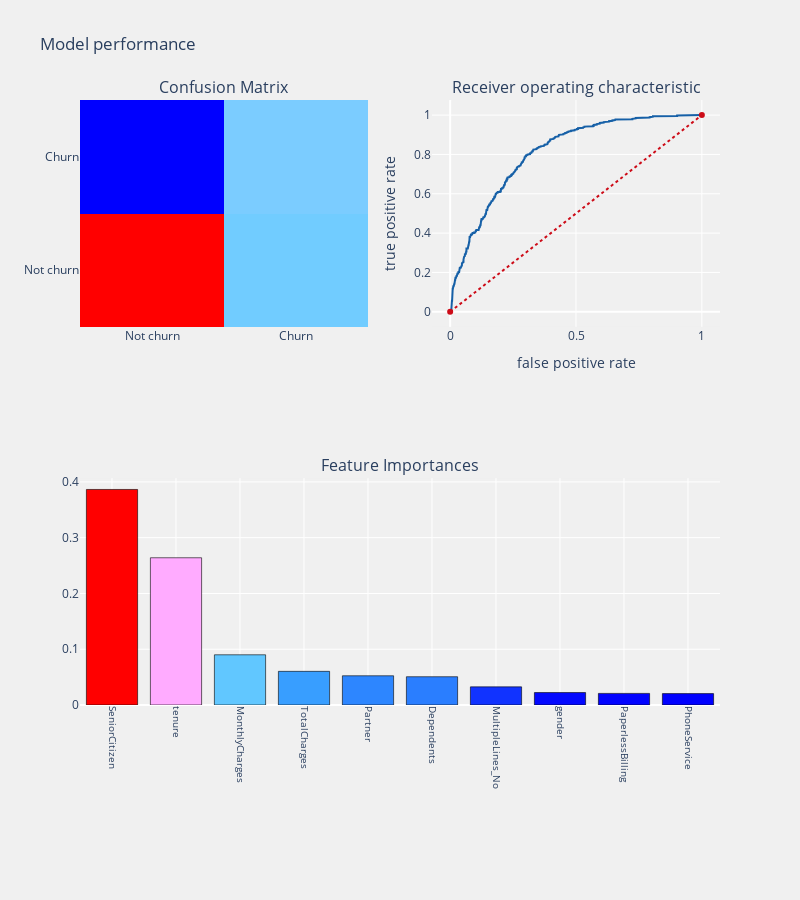

Notebook code cell kept with this figure:
### Code cell
telecom_churn_prediction(GBClassifier_selected, X_selected, X_test_selected, y_train_os.values.ravel(), y_test.values.ravel(),
                         cols,'features', threshold_plot = False)

### Figure 1 — Plotly figure (JSON) as saved in the notebook; plotly's stock layout.template omitted (floating-point values rounded to 4 significant figures; data arrays with more than 128 entries replaced by an {"elided": "..."} marker saying what was removed)
{"data": [{"colorscale": [[0, "rgb(0,0,255)"], [0.1, "rgb(51,153,255)"], [0.2, "rgb(102,204,255)"], [0.3, "rgb(153,204,255)"], [0.4, "rgb(204,204,255)"], [0.5, "rgb(255,255,255)"], [0.6, "rgb(255,204,255)"], [0.7, "rgb(255,153,255)"], [0.8, "rgb(255,102,204)"], [0.9, "rgb(255,102,102)"], [1, "rgb(255,0,0)"]], "name": "matrix", "showscale": false, "type": "heatmap", "x": ["Not churn", "Churn"], "xaxis": "x", "y": ["Not churn", "Churn"], "yaxis": "y", "z": [[959, 323], [141, 338]]}, {"line": {"color": "rgb(22, 96, 167)", "width": 2}, "name": "Roc : 0.7268433326059557", "type": "scatter", "x": {"elided": "605 float values"}, "xaxis": "x2", "y": {"elided": "605 float values"}, "yaxis": "y2"}, {"line": {"color": "rgb(205, 12, 24)", "dash": "dot", "width": 2}, "type": "scatter", "x": [0, 1], "xaxis": "x2", "y": [0, 1], "yaxis": "y2"}, {"marker": {"color": [0.3864, 0.264, 0.09002, 0.06035, 0.0524, 0.05069, 0.03255, 0.02231, 0.02081, 0.02044], "colorscale": [[0, "rgb(0,0,255)"], [0.1, "rgb(51,153,255)"], [0.2, "rgb(102,204,255)"], [0.3, "rgb(153,204,255)"], [0.4, "rgb(204,204,255)"], [0.5, "rgb(255,255,255)"], [0.6, "rgb(255,204,255)"], [0.7, "rgb(255,153,255)"], [0.8, "rgb(255,102,204)"], [0.9, "rgb(255,102,102)"], [1, "rgb(255,0,0)"]], "line": {"color": "black", "width": 0.6}}, "name": "coefficients", "type": "bar", "x": ["SeniorCitizen", "tenure", "MonthlyCharges", "TotalCharges", "Partner", "Dependents", "MultipleLines_No", "gender", "PaperlessBilling", "PhoneService"], "xaxis": "x3", "y": [0.3864, 0.264, 0.09002, 0.06035, 0.0524, 0.05069, 0.03255, 0.02231, 0.02081, 0.02044], "yaxis": "y3"}], "layout": {"annotations": [{"font": {"size": 16}, "showarrow": false, "text": "Confusion Matrix", "x": 0.225, "xanchor": "center", "xref": "paper", "y": 1, "yanchor": "bottom", "yref": "paper"}, {"font": {"size": 16}, "showarrow": false, "text": "Receiver operating characteristic", "x": 0.775, "xanchor": "center", "xref": "paper", "y": 1, "yanchor": "bottom", "yref": "paper"}, {"font": {"size": 16}, "showarrow": false, "text": "Feature Importances", "x": 0.5, "xanchor": "center", "xref": "paper", "y": 0.375, "yanchor": "bottom", "yref": "paper"}], "autosize": false, "height": 900, "margin": {"b": 195}, "paper_bgcolor": "rgba(240,240,240, 0.95)", "plot_bgcolor": "rgba(240,240,240, 0.95)", "showlegend": false, "title": {"text": "Model performance"}, "width": 800, "xaxis": {"anchor": "y", "domain": [0, 0.45]}, "xaxis2": {"anchor": "y2", "domain": [0.55, 1], "title": {"text": "false positive rate"}}, "xaxis3": {"anchor": "y3", "domain": [0, 1], "showgrid": true, "tickangle": 90, "tickfont": {"size": 10}}, "yaxis": {"anchor": "x", "domain": [0.625, 1]}, "yaxis2": {"anchor": "x2", "domain": [0.625, 1], "title": {"text": "true positive rate"}}, "yaxis3": {"anchor": "x3", "domain": [0, 0.375]}}}
